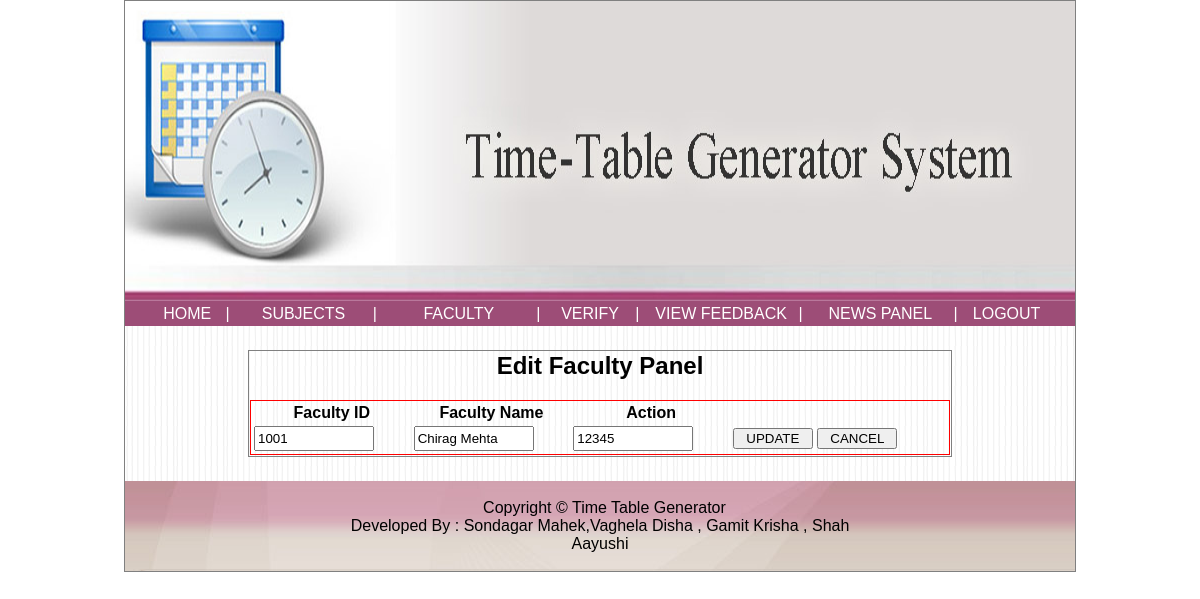
The app's page /admin/editfaculty.php?id=1001 (signed in) with its own data.
### tables this page shows
CREATE TABLE `faculty` (
  `fid` int(11) NOT NULL,
  `pass` varchar(10) DEFAULT '12345',
  `name` varchar(30) DEFAULT NULL,
  `email` varchar(30) DEFAULT NULL,
  `contact` decimal(10,0) DEFAULT NULL,
  `photo` varchar(500) NOT NULL
);

### admin/editfaculty.php (the view, shortened to what this page needs)
<?php
$id = $_GET['id'];
 include("header.html"); ?>
        <div style="width:950px;background-image:url('../images/bg.png');">
	<table>
	<tr>
	<td style="width:125px;">&nbsp;</td>
	<td style="width:700px;">&nbsp;</td>
	<td style="width:125px;">&nbsp;</td>
	</tr>
	<tr>
<form action="" method="post">
	<td style="width:125px;">&nbsp;</td>
	<td style="width:700px;border:1px solid gray;">
	<div style="width:700px;">
		<center><h2> Edit Faculty Panel </h2>
	<?php
	include("../config.php");
	$qq = "select * from faculty where fid='$id'";
	$rr = mysqli_query($con,$qq) or die(mysqli_error());
	$cc = mysqli_num_rows($rr);
	if($cc > 0)
	{
		while($row = mysqli_fetch_array($rr))
		{
			$a = $row['0'];
			$b = $row['2'];
			$c = $row['1'];
		}
	}
	else
	{
		echo "<script>alert('No data to display')</script>";
	}
	?>
	</center>
	<table style="width:700px;border:1px solid red;">
		<tr>
			<th>Faculty ID</th>
			<th>Faculty Name</th>
			<th>Action</th>
		</tr>
		<tr>
			<td> <input type="text" style="width:120px;height:25px;" value="<?php echo $a; ?>" readonly> </td>
			<td> <input type="text" style="width:120px;height:25px;" value="<?php echo $b; ?>" name="t1"> </td>
			<td> <input type="text" style="width:120px;height:25px;" value="<?php echo $c; ?>" name="t2"> </td>
			<td> <input type="submit" style="width:80px;" name="s1" value="UPDATE"> <input type="submit" name="s2" style="width:80px;" value="CANCEL"></td>
		</tr>
	</table>
	</div>
	</td>
	<td style="width:125px;">&nbsp;</td>
</tr>
<tr>
	<td style="width:125px;">&nbsp;</td>
	<td style="width:700px;">&nbsp;</td>
	<td style="width:125px;">&nbsp;</td>
</tr>
</table>
        </div>

### style.css (style rules this page uses)
body { font-family:arial; }
.link { display:block;color:White;background-color:#9D4D77;text-decoration:none;text-align: center; }
input { width:200px; }

### records on screen
faculty: fid "1001", t1 "Chirag Mehta", t2 "12345"
